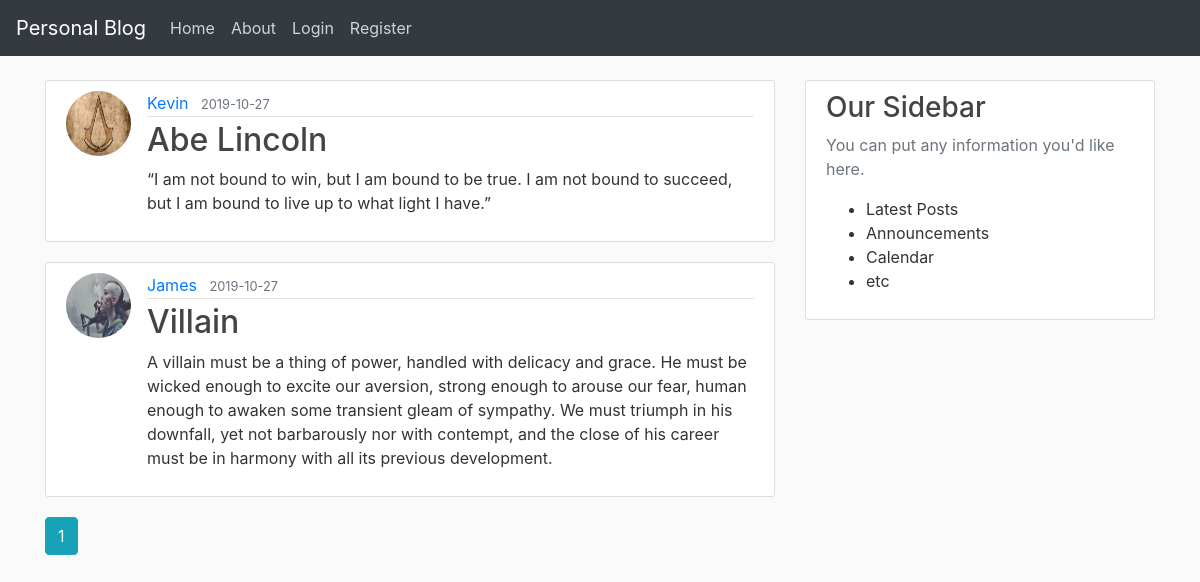
Page /home on the earlier database version.
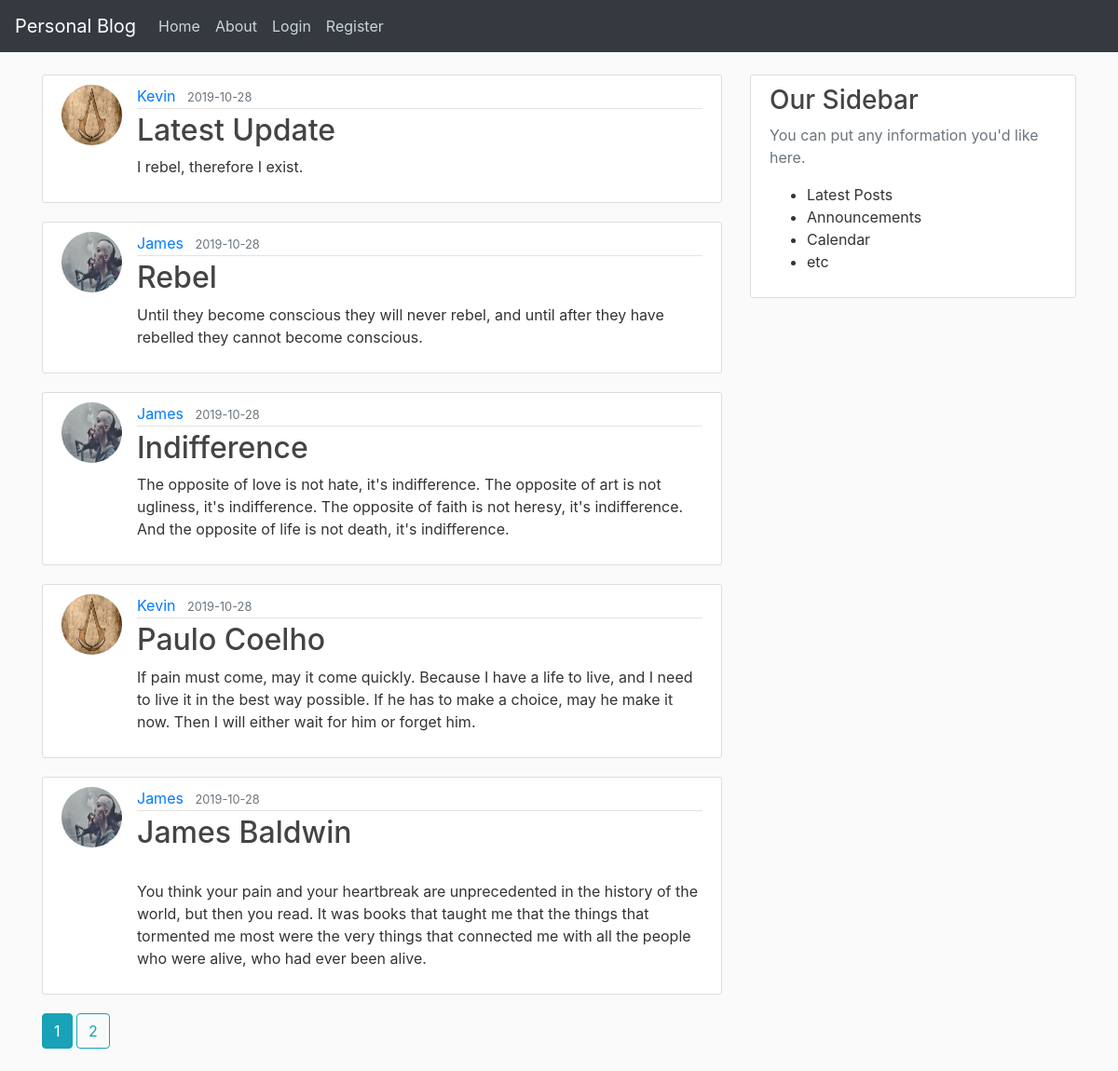
Same page on the later database version.
### flaskblog/models.py (models this page shows, shortened)
class Post(db.Model):
  id = db.Column(db.Integer, primary_key=True)
  title = db.Column(db.String(100),nullable=False)
  date_posted = db.Column(db.DateTime,nullable=False,default=datetime.utcnow)
  content = db.Column(db.Text,nullable=False)
  user_id = db.Column(db.Integer,db.ForeignKey('user.id'),nullable=False)

class User(db.Model,UserMixin):
    id = db.Column(db.Integer, primary_key=True)
    username = db.Column(db.String(80), unique=True, nullable=False)
    email = db.Column(db.String(120), unique=True, nullable=False)
    image_file = db.Column(db.String(20),nullable=False,default='default.jpg')
    password = db.Column(db.String(60),nullable=False)
    posts = db.relationship('Post',backref='author',lazy=True)

### flaskblog/routes.py (the view)
@app.route('/')
@app.route('/home')
def home():
    page = request.args.get('page',1,type=int)
    posts=Post.query.order_by(Post.date_posted.desc()).paginate(page=page,per_page=5)
    return render_template('home.html', posts=posts)

### flaskblog/templates/home.html (shortened to what this page needs)
{% extends 'layout.html' %}
{% block content %}
  {% for post in posts.items %}
    <article class="media content-section">
      <img src="{{ url_for('static',filename='profile_pics/' + post.author.image_file) }}" alt="user profile image" class="rounded-circle article-img">
      <div class="media-body">
        <div class="article-metadata">
          <a href="#" class="mr-2">{{ post.author.username }}</a>
          <small class="text-muted">{{ post.date_posted.strftime('%Y-%m-%d') }}</small>
        </div>
        <h2><a href="{{ url_for('post',post_id=post.id) }}" class="article-title">{{ post.title }}</a></h2>
        <p class="article-content">{{ post.content }}</p>
      </div>
    </article>
  {% endfor %}
  {% for page_num in posts.iter_pages(left_edge=1,right_edge=1,left_current=1,right_current=2) %}
    {% if page_num %}
      {% if posts.page == page_num %}
        <a class="btn btn-info mb-4" href="{{ url_for('home',page=page_num) }}">{{ page_num }}</a>
      {% else %}
        <a class="btn btn-outline-info mb-4" href="{{ url_for('home',page=page_num) }}">{{ page_num }}</a>
      {% endif %}
    {% endif %}
  {% endfor %}
{% endblock content %}

### flaskblog/templates/layout.html (shortened to what this page needs)
<!DOCTYPE html>
<html lang="en">
<head>
  <link rel="stylesheet" href="https://stackpath.bootstrapcdn.com/bootstrap/4.3.1/css/bootstrap.min.css"
>
  <link rel="stylesheet" type="text/css" href="{{ url_for('static',filename='main.css') }}">
</head>
<body>
  <div class="site-header">
    <nav class="navbar navbar-expand-lg navbar-dark bg-dark fixed-top">
      <a class="navbar-brand" href="/">Personal Blog</a>
      <div class="collapse navbar-collapse" id="navbarSupportedContent">
        <ul class="navbar-nav mr-auto">
          <li class="nav-item">
            <a class="nav-link" href="{{ url_for('home') }}">Home</a>
          </li>
          <li class="nav-item">
            <a class="nav-link" href="{{ url_for('about') }}">About</a>
          </li>
          {% if current_user.is_authenticated %}
          <li class="nav-item">
            <a class="nav-link" href="{{ url_for('new_post') }}">New Post</a>
          </li>
          <li class="nav-item">
            <a class="nav-link" href="{{ url_for('account') }}">Account</a>
          </li>
          <li class="nav-item">
            <a class="nav-link" href="{{ url_for('logout') }}">Logout</a>
          </li>
          {% else %}
          <li class="nav-item">
            <a class="nav-link" href="{{ url_for('login') }}">Login</a>
          </li>
          <li class="nav-item">
            <a class="nav-link" href="{{ url_for('register') }}">Register</a>
          </li>
          {% endif %}
        </ul>
      </div>
    </nav>
  </div>
  <main role='main' class="container">
    <div class="row">
      <div class="col-md-8">
        {% block content %}
        {% endblock content%}
      </div>
      <div class="col-md-4">
        <div class="content-section">
          <h3>Our Sidebar</h3>
          <p class="text-muted">
            You can put any information you'd like here.
          </p>
          <ul>
            <li>Latest Posts</li>
            <li>Announcements</li>
            <li>Calendar</li>
            <li>etc</li>
          </ul>
        </div>
      </div>
    </div>
  </main>
</body>
</body>
</html>

### flaskblog/static/main.css (style rules this page uses)
body { background: #fafafa; color: #333333; margin-top: 5rem; }
h1, h2, h3, h4, h5, h6 { color: #444444; }
.site-header .navbar-nav .nav-link { color: #cbd5db; }
.content-section { background: #ffffff; padding: 10px 20px; border: 1px solid #dddddd; border-radius: 3px; margin-bottom: 20px; }
.article-title { color: #444444; }
.article-content { white-space: pre-line; }
.article-img { height: 65px; width: 65px; margin-right: 16px; }
.article-metadata { padding-bottom: 1px; margin-bottom: 4px; border-bottom: 1px solid #e3e3e3; }

Differences in the rows shown:
no longer on this page (row unchanged): Post: image_file (picture), author.username "Kevin", date_posted "2019-10-27", title "Abe Lincoln", content "“I am not bound to win, but I am bound to be true. I am not bound to succeed, but I am bound to live up to what light I have.”"
no longer on this page (row unchanged): Post: image_file (picture), author.username "James", date_posted "2019-10-27", title "Villain", content "A villain must be a thing of power, handled with delicacy and grace. He must be wicked enough to excite our aversion, strong enough to arouse our fear, human enough to awaken some transient gleam of sympathy. We must triumph in his downfall, yet not barbarously nor with contempt, and the close of his career must be in harmony with all its previous development."
added Post: image_file (picture), author.username "Kevin", date_posted "2019-10-28", title "Latest Update", content "I rebel, therefore I exist."
added Post: image_file (picture), author.username "James", date_posted "2019-10-28", title "Rebel", content "Until they become conscious they will never rebel, and until after they have rebelled they cannot become conscious."
added Post: image_file (picture), author.username "James", date_posted "2019-10-28", title "Indifference", content "The opposite of love is not hate, it's indifference. The opposite of art is not ugliness, it's indifference. The opposite of faith is not heresy, it's indifference. And the opposite of life is not death, it's indifference."
added Post: image_file (picture), author.username "Kevin", date_posted "2019-10-28", title "Paulo Coelho", content "If pain must come, may it come quickly. Because I have a life to live, and I need to live it in the best way possible. If he has to make a choice, may he make it now. Then I will either wait for him or forget him."
added Post: image_file (picture), author.username "James", date_posted "2019-10-28", title "James Baldwin", content "You think your pain and your heartbreak are unprecedented in the history of the world, but then you read. It was books that taught me that the things that tormented me most were the very things that connected me with all the people who were alive, who had ever been alive."
Other differences:
new list line: "2"
